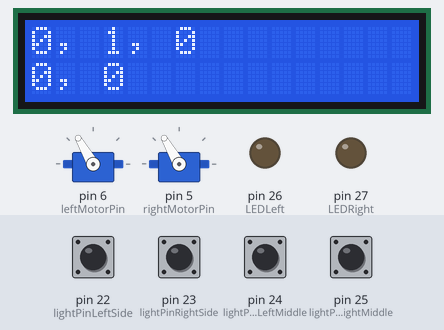
The sketch below on a simulated Arduino Mega 2560, built with avr-gcc and run on an emulated ATmega2560. Shown: 16×2 character LCD, 2 × servo, output pins drawn as LEDs (lit = HIGH). Inputs (shaded band) come from the test bench; at power-on: pin 24 (lightPinLeftMiddle) HIGH, pin 22 (lightPinLeftSide), pin 23 (lightPinRightSide), pin 25 (lightPinRightMiddle) LOW.

Above: at 1.2 s.
1.3 s: pin 24 (lightPinLeftMiddle) pulled LOW for 0.15 s
At 1.38 s:
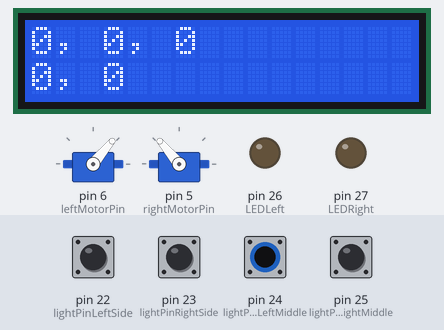
2.9 s: pin 25 (lightPinRightMiddle) pulled HIGH for 0.15 s
At 2.98 s:
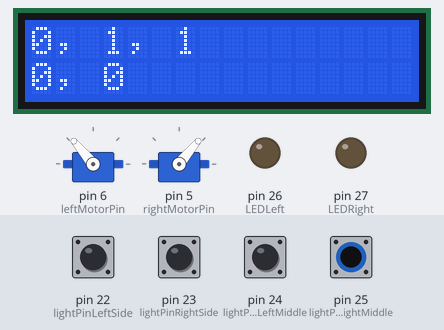
4.5 s: pin 22 (lightPinLeftSide) pulled HIGH for 0.15 s
At 4.58 s:
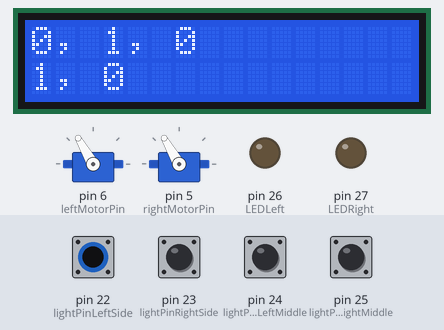
6.1 s: pin 23 (lightPinRightSide) pulled HIGH for 0.15 s
At 6.18 s:
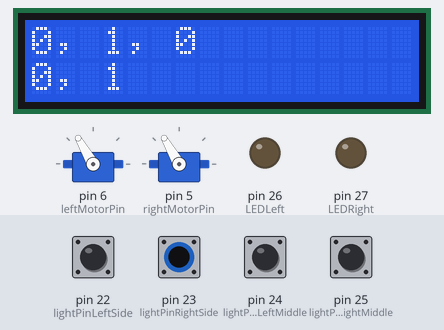
7.7 s: pin 24 (lightPinLeftMiddle) driven LOW and pin 25 (lightPinRightMiddle) driven HIGH
At 8.0 s:
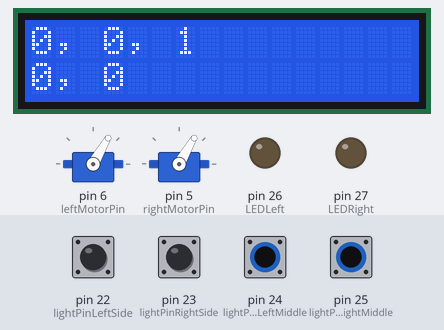
9.2 s: pin 22 (lightPinLeftSide) pulled HIGH for 1 s
At 10.0 s:
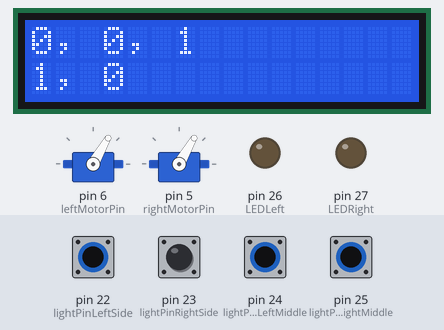
Timing chart, 0 to 12.2 s (numbered marks = the images above; inputs shaded):
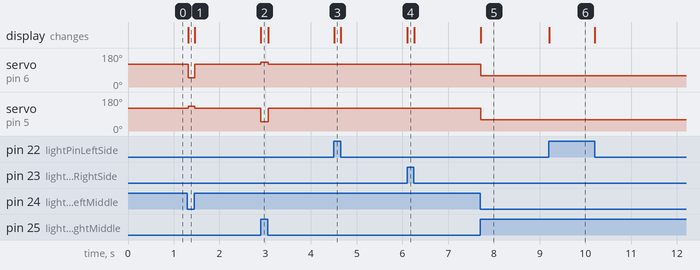

Measured:
- after the input at 1.3 s, servo on pin 6 (leftMotorPin): 120° → 50° at once, → 120° 0.14 s later; servo on pin 5 (rightMotorPin): 120° → 130° at once, → 120° 0.14 s later; the display: changes at once (image 1)
- after the input at 2.9 s, servo on pin 6 (leftMotorPin): 120° → 130° at once, → 120° 0.15 s later; servo on pin 5 (rightMotorPin): 120° → 50° at once, → 120° 0.15 s later; the display: changes at once (image 2)
- after the input at 4.5 s, the display: changes at once (image 3)
- after the input at 6.1 s, the display: changes at once (image 4)
- after the input at 7.7 s, servo on pin 6 (leftMotorPin), servo on pin 5 (rightMotorPin): 120° → 60° at once; the display: changes at once (image 5)
- after the input at 9.2 s, the display: changes at once (image 6)

The sketch:

lineFollowingBeta.ino
```cpp
#include <Servo.h>
#include <LiquidCrystal.h>

/*
lineFollowingBeta
Author: Rene Jacques
Last Updated: 2/10/15

Purpose:
RBE 2001 Final Project Line Following Autonomous

Description:
Updated version of lineFollowingAlpha. This version counts the number of perpendicular lines that it
encounters, giving it a fair idea of where it is on the field. It can turn based on which line is is
told to turn at.

Issues:
This is working as expected. Next step is adding bluetooth input and decision logic.
*/

#define ON HIGH //black
#define OFF LOW //white

//LCD pins:
LiquidCrystal lcd(12, 11, 10, 9, 8, 7);

//Motor Declaration:
Servo left;
Servo right;

//Speed Declaration:
int leftStop = 90;
int rightStop = 90;
int driveSpeed = 40;
int turnSpeed = 30;

//Pin Declaration:
const int rightMotorPin = 5;
const int leftMotorPin = 6;
const int lightPinLeftMiddle = 24;
const int lightPinRightMiddle = 25;
const int lightPinLeftSide = 22;
const int lightPinRightSide = 23;
const int LEDLeft = 26;
const int LEDRight = 27;

//Light Sensors Variables:
int LMState = 0;
int RMState = 0;
int LSState = 0;
int RSState = 0;

//Other Variables:
int lineCount = 0;
boolean searchLeft = false;
boolean searchRight = false;
int turnPoint[] = {3,1};
int robotDirection = 1;


//////////////////////////////////////////////////////////////
void setup(){
  lcd.begin(16,2);

  left.attach(leftMotorPin,1000,2000);
  right.attach(rightMotorPin,1000,2000);
  left.write(leftStop);
  right.write(rightStop);

  pinMode(lightPinLeftMiddle,INPUT);
  pinMode(lightPinRightMiddle,INPUT);
  pinMode(lightPinLeftSide,INPUT);
  pinMode(lightPinRightSide,INPUT);

  pinMode(LEDLeft,OUTPUT);
  pinMode(LEDRight,OUTPUT);
}
//////////////////////////////////////////////////////////////

//////////////////////////////////////////////////////////////
//Manages variable output to LCD
void manageLCDOutput(){
  lcd.setCursor(0,0);
  lcd.print(String(lineCount)+", "+String(LMState)+", "+String(RMState)+"                  ");
  lcd.setCursor(0,1);
  lcd.print(String(LSState)+", "+String(RSState)+"            ");
}
//////////////////////////////////////////////////////////////

//////////////////////////////////////////////////////////////
void drive(int val){ //Forward(+);Backward(-)
  left.write(leftStop-val);
  right.write(rightStop+val);
}
//////////////////////////////////////////////////////////////

//////////////////////////////////////////////////////////////
void turn(int val){ //Right(-);Left(+)
  left.write(leftStop+val);
  right.write(rightStop+val);
}
//////////////////////////////////////////////////////////////

//////////////////////////////////////////////////////////////
void stopMotors(){
  left.write(leftStop);
  right.write(rightStop);
}
//////////////////////////////////////////////////////////////

//////////////////////////////////////////////////////////////
void updateSensors(){
  LMState = digitalRead(lightPinLeftMiddle);
  RMState = digitalRead(lightPinRightMiddle);
  LSState = digitalRead(lightPinLeftSide);
  RSState = digitalRead(lightPinRightSide);
}
//////////////////////////////////////////////////////////////

//////////////////////////////////////////////////////////////
//Checks where the robot is supposed to turn, and sets booleans
//based on when that turn is reached for left or right side
void turnManager(){
  if (lineCount == turnPoint[0]){
    if (robotDirection == 1){
      if (turnPoint[1] == 1){
        searchRight = true;
      }
      else{
        searchLeft = true;
      }
    }
    else{
      if (turnPoint[1] == 1){
        searchLeft = true;
      }
      else{
        searchRight = true;
      }
    }
  }
}
//////////////////////////////////////////////////////////////

//////////////////////////////////////////////////////////////
//Keeps track of the number of perpendicular lines encountered
void updateLineCount(){
  if (robotDirection == 1){
    lineCount++;
  }
  if (robotDirection == -1){
    lineCount--;
  }
}
//////////////////////////////////////////////////////////////

//////////////////////////////////////////////////////////////
void loop(){
  turnManager();
  updateSensors();
  manageLCDOutput();
  //assuming HIGH is off and LOW is on
  if (LMState == OFF && RMState == OFF){ //no sensors active
    drive(driveSpeed);
  }
  else if (LMState == ON && RMState == OFF){ //left sensor active
    turn(turnSpeed);
  }
  else if (LMState == OFF && RMState == ON){ //right sensor active
    turn(-turnSpeed);
  }
  else if (LMState == ON && RMState == ON){ //both sensors active
    stopMotors();
    if (LMState == RISING && RMState == RISING){
      updateLineCount();
    }
    if (searchLeft){
      while(LSState != ON && RSState != ON){//Wait until side sensors see the line, and then turn
        updateSensors();
        drive(driveSpeed);
      }
      seekLeft();
    }
    else if (searchRight){
      while(LSState != ON && RSState != ON){//Wait until side sensors see the line, and then turn
        updateSensors();
        drive(driveSpeed);
      }
      seekRight();
    }
    else{
      drive(-driveSpeed);//Not sure if this makes sense or is necessary
    }
  }
  else{ //if something goes wrong
    stopMotors();
  }
}
//////////////////////////////////////////////////////////////

//////////////////////////////////////////////////////////////
//Searches for a new line to follow on the left
void seekLeft(){
  while (LMState == OFF){
    updateSensors();
    turn(turnSpeed);
  }
  while (RMState == OFF){
    updateSensors();
    turn(turnSpeed);
  }
}
//////////////////////////////////////////////////////////////

//////////////////////////////////////////////////////////////
//Searches for a new line to follow on the right
void seekRight(){
  while (RMState == OFF){
    updateSensors();
    turn(-turnSpeed);
  }
  while (LMState == OFF){
    updateSensors();
    turn(-turnSpeed);
  }
}
//////////////////////////////////////////////////////////////
```
